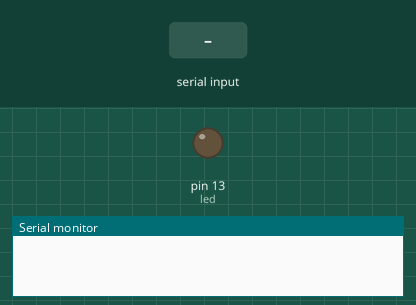
Simulated run of this sketch. Board: Arduino Uno, built with avr-gcc and run on an emulated ATmega328P. Shown: output pins drawn as LEDs (lit = HIGH), the last lines printed to the serial monitor. The test bench sets the inputs (shaded band).

Above: at 1.2 s.
1.3 s: "on" received over Serial
At 3.5 s:
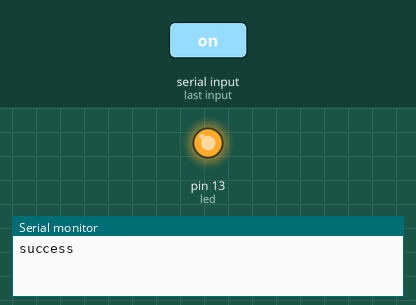
3.8 s: "off" received over Serial
At 5.6 s:
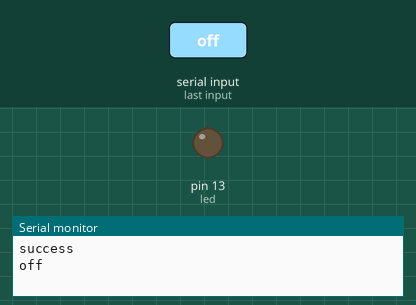
Timing chart, 0 to 7.1 s (numbered marks = the images above; inputs shaded):
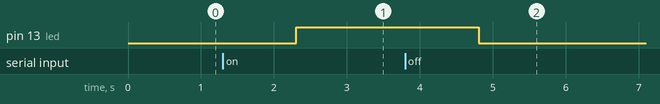

The sketch:

LED.ino
```cpp
const int led =13;


void setup() {
  // put your setup code here, to run once:
  pinMode(led,OUTPUT);

  Serial.begin(9600);
  Serial.flush();
}

void loop() {
  String input;

  // put your main code here, to run repeatedly:
  while (Serial.available() > 0){
   input = Serial.readString();
    delay(5);
  }
  if(input =="on"){
    digitalWrite(led,HIGH);
    Serial.println("success");

  }
  else if(input== "off")
  {
    digitalWrite(led,LOW);
    Serial.println("off");
  }
}
```

Measured:
- after the input at 1.3 s, pin 13 (led): LOW → HIGH after 1.0 s
- after the input at 3.8 s, pin 13 (led): HIGH → LOW after 1.0 s
